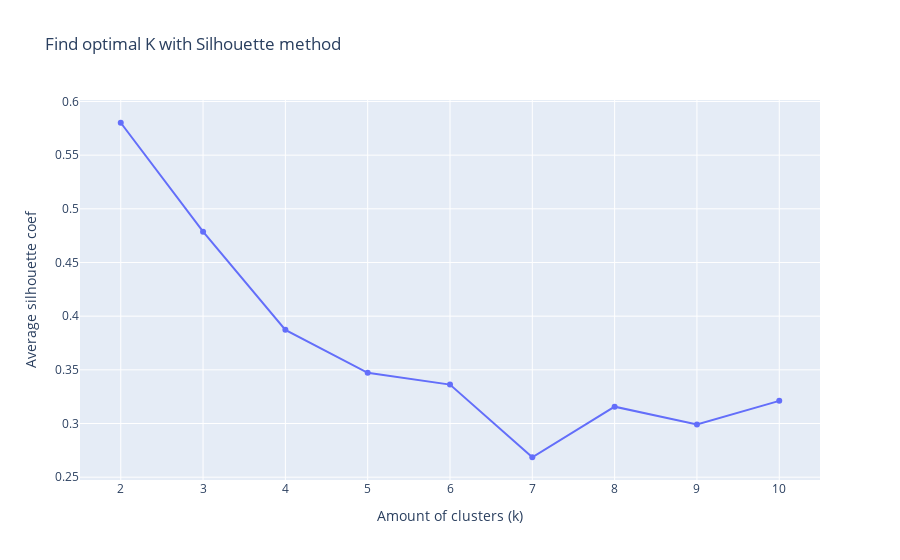

Notebook source saved alongside this figure:
### Code cell
silhouette_scores = []
k_range = range(2, 11)
for k in k_range:
    kmeans = KMeans(n_clusters=k, random_state=42)
    labels = kmeans.fit_predict(scaled_features)
    score = silhouette_score(scaled_features, labels)
    silhouette_scores.append(score)

fig_score = px.line(
    x=list(k_range),
    y=silhouette_scores,
    markers=True,
    labels={'x': 'Amount of clusters (k)', 'y': 'Average silhouette coef'},
    title='Find optimal K with Silhouette method '
)
fig_score.show()

### Figure 1 — Plotly figure (JSON) as saved in the notebook; plotly's stock layout.template omitted (floating-point values rounded to 4 significant figures)
{"data": [{"hovertemplate": "Amount of clusters (k)=%{x}<br>Average silhouette coef=%{y}<extra></extra>", "legendgroup": "", "line": {"color": "#636efa", "dash": "solid"}, "marker": {"symbol": "circle"}, "mode": "lines+markers", "name": "", "orientation": "v", "showlegend": false, "type": "scatter", "x": [2, 3, 4, 5, 6, 7, 8, 9, 10], "xaxis": "x", "y": [0.5802, 0.4787, 0.3872, 0.3473, 0.3362, 0.2686, 0.3157, 0.2991, 0.3211], "yaxis": "y"}], "layout": {"legend": {"tracegroupgap": 0}, "title": {"text": "Find optimal K with Silhouette method "}, "xaxis": {"anchor": "y", "domain": [0, 1], "title": {"text": "Amount of clusters (k)"}}, "yaxis": {"anchor": "x", "domain": [0, 1], "title": {"text": "Average silhouette coef"}}}}
